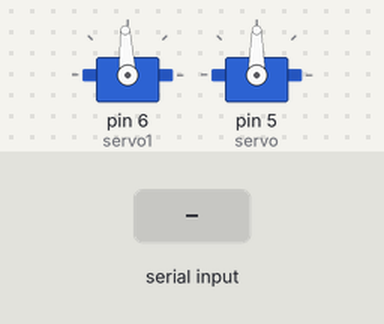
Simulated run of this sketch. Board: Arduino Uno, built with avr-gcc and run on an emulated ATmega328P. Shown: 2 × servo. The test bench sets the inputs (shaded band). What the sketch prints to the serial monitor is not drawn.

Above: at 1.2 s.
1.3 s: "d90\n" received over Serial
At 2.8 s:
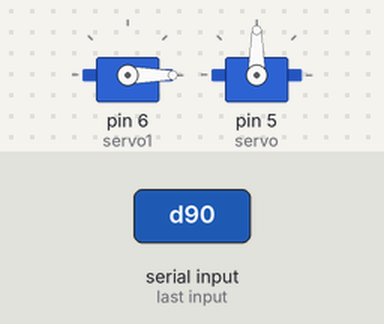
3.8 s: "t,45\n" received over Serial
At 5.9 s:
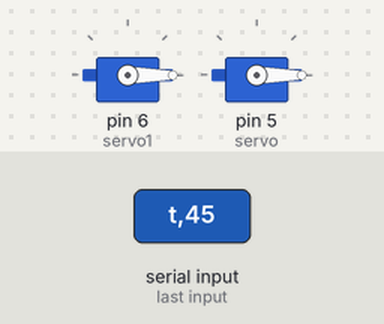
6.3 s: "t90\n" received over Serial
At 7.7 s:
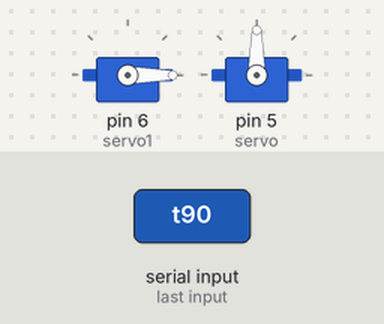
8.8 s: "t" received over Serial
At 10.8 s:
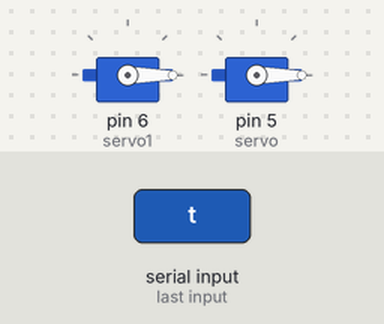
Timing chart, 0 to 12.3 s (numbered marks = the images above; inputs shaded):
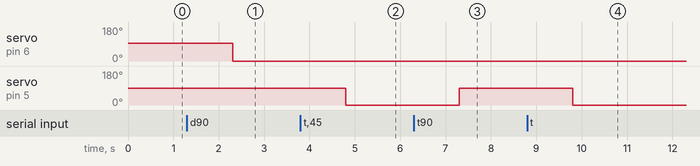

The sketch:

drive_turn.ino
```cpp
#include <Servo.h>


Servo servo;
Servo servo1;
String test;
int test1;
// the setup routine runs once when you press reset:
void setup() {
  //Serial is the commands that we send through the Serial Monitor!
  Serial.begin(9600); // we initiate the serial
  //servo1 is the motor which accelerates
    servo1.attach(6);//we attach one of the motors to the digital pin 6 in arduino and name it servo1 so it will be different from the other motor
    servo1.writeMicroseconds(1500);//we set the microspeeds to the average where the car doesnt move.. if its higher the car goes forward and vice versa


   servo.attach(5);//we attach one of the motors to the digital pin 6 in arduino and name it servo1 so it will be different from the other motor
   servo.write(90); // we set the angle of the tires to 90 which means that the tires will be in a straight position.


}

// the loop routine runs over and over again forever:
void loop() {


  if(Serial.available()){
    test=Serial.readString(); // Test becomes what we are sending to the serial monitor and it will be as a string, the serial reads it!
    if(test.charAt(0)== 'd'){ // we see if the first char of the string "test" is d (drive
       test.remove(0,1); // we remove the characters on the string from 0 to 1 which is only the 1st letter!
       test1 = test.toInt(); // we name the variable test1 and store the remainder of the test to it as an Integer so servo can write!
       servo1.writeMicroseconds(test1); // we write in microseconds from 1000 (full bacwards) to 2000 (full forward) with an medium of 1500.

    }
    if(test.charAt(0)== 't'){// we see if the first char of the string "test" is t (turn)
       test.remove(0,1); //we remove the characters on the string from 0 to 1 which is only the 1st letter!
       test1 = test.toInt();// we name the variable test1 and store the remainder of the test to it as an Integer so servo can write!
         servo.write(test1); // we write to servo with a degree ranging from 45 to 135 where 90 is the medium(tires straight)
    }
    Serial.print(test1); // we print the result that we input without the first character.

  }
}
```

Measured:
- after the input at 1.3 s, servo on pin 6 (servo1): 93° → 0° after 1.0 s
- after the input at 3.8 s, servo on pin 5 (servo): 90° → 0° after 1.0 s
- after the input at 6.3 s, servo on pin 5 (servo): 0° → 90° after 1.0 s
- after the input at 8.8 s, servo on pin 5 (servo): 90° → 0° after 1.0 s
